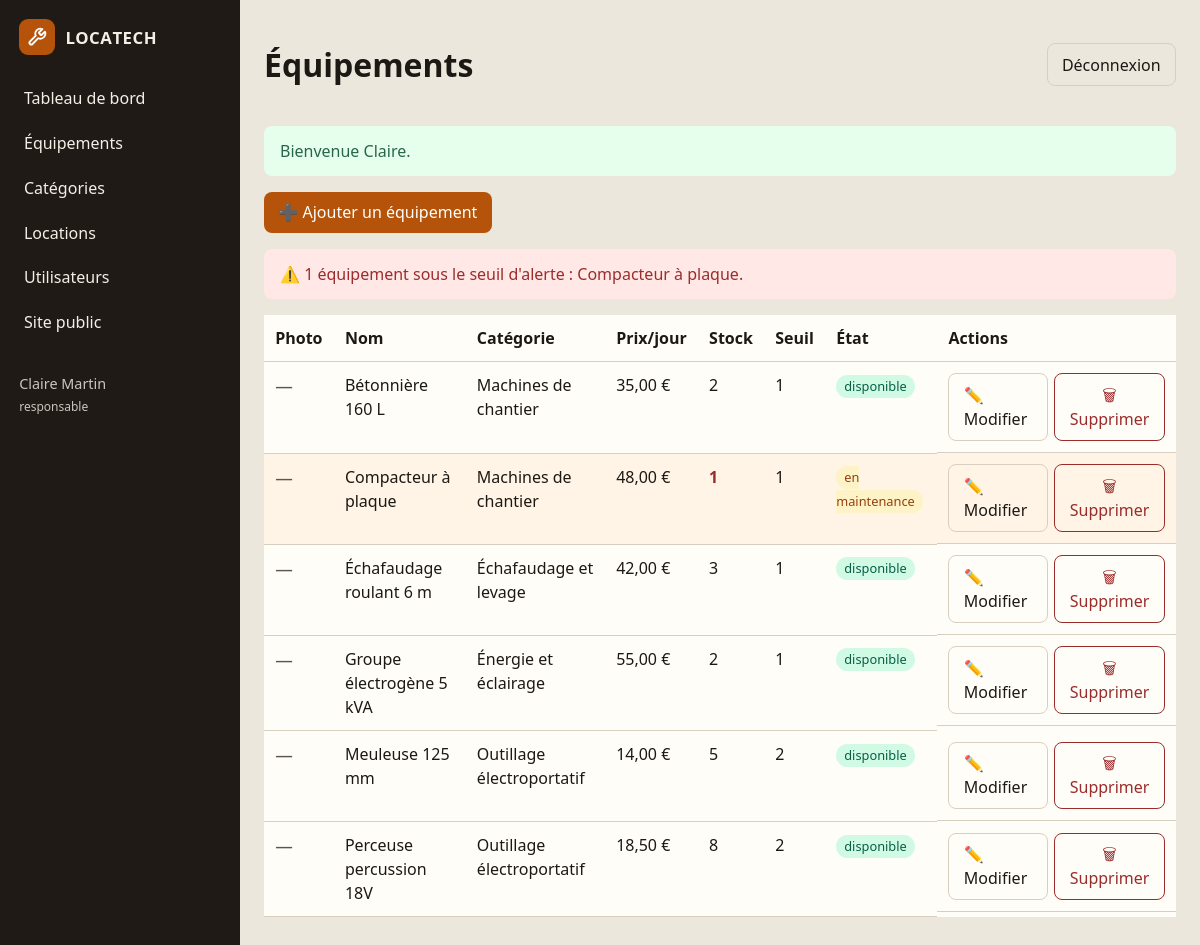
The page /admin/equipements (signed in) on the database its author committed.
### tables this page shows
CREATE TABLE equipement (
    id INT UNSIGNED AUTO_INCREMENT PRIMARY KEY,
    nom VARCHAR(150) NOT NULL,
    description TEXT NULL,
    prix_jour DECIMAL(10,2) NOT NULL,
    quantite_stock INT NOT NULL DEFAULT 0,
    seuil_alerte INT NOT NULL DEFAULT 1,
    etat ENUM('disponible', 'en location', 'en maintenance', 'endommagé') NOT NULL DEFAULT 'disponible',
    categorie_id INT UNSIGNED NOT NULL,
    photo VARCHAR(255) NULL DEFAULT NULL,
    CONSTRAINT fk_equipement_categorie
        FOREIGN KEY (categorie_id) REFERENCES categorie(id)
        ON UPDATE CASCADE
        ON DELETE RESTRICT
);

CREATE TABLE categorie (
    id INT UNSIGNED AUTO_INCREMENT PRIMARY KEY,
    nom VARCHAR(100) NOT NULL,
    description TEXT NULL
);

### config/helpers.php (called while the page is built, shortened)
<?php
function url(string $path = ''): string
{
    $path = ltrim($path, '/');
    return BASE_URL . '/' . $path;
}
function view(string $path, array $data = []): void
{
    extract($data, EXTR_SKIP);
    $file = APP_ROOT . DIRECTORY_SEPARATOR . 'views' . DIRECTORY_SEPARATOR . str_replace('/', DIRECTORY_SEPARATOR, $path) . '.php';
    require $file;
}
function e(?string $value): string
{
    return htmlspecialchars((string) $value, ENT_QUOTES, 'UTF-8');
}

### controllers/EquipementController.php (called while the page is built, shortened)
<?php
class EquipementController
{
    private Equipement $equipement;
    public function __construct()
    {
        $this->equipement = new Equipement();
    }
    public function adminIndex(): void
    {
        view('back/equipements', [
            'equipements' => $this->equipement->findAll(),
            'alertes'     => $this->equipement->findLowStock(),
        ]);
    }
}

### models/Equipement.php (called while the page is built, shortened)
<?php
class Equipement
{
    private PDO $db;
    public function __construct(?PDO $pdo = null)
    {
        $this->db = $pdo ?? Database::getConnection();
    }
    public function findAll(?int $categorieId = null, ?string $etat = null): array
    {
        $sql = 'SELECT e.*, c.nom AS categorie_nom
                FROM equipement e
                INNER JOIN categorie c ON c.id = e.categorie_id
                WHERE 1 = 1';
        $params = [];
        $sql .= ' ORDER BY e.nom';
        $stmt = $this->db->prepare($sql);
        $stmt->execute($params);
        return $stmt->fetchAll();
    }
    public function findLowStock(): array
    {
        $stmt = $this->db->query(
            'SELECT e.*, c.nom AS categorie_nom
             FROM equipement e
             INNER JOIN categorie c ON c.id = e.categorie_id
             WHERE e.quantite_stock <= e.seuil_alerte
             ORDER BY e.quantite_stock ASC, e.nom'
        );
        return $stmt->fetchAll();
    }
}

### config/Database.php (called while the page is built, shortened)
<?php
class Database
{
    private static ?PDO $instance = null;
    public static function getConnection(): PDO
    {
        if (self::$instance === null) {
            $dsn = sprintf(
                'mysql:host=%s;port=%s;dbname=%s;charset=%s',
                DB_HOST,
                DB_PORT,
                DB_NAME,
                DB_CHARSET
            );
            $options = [
                PDO::ATTR_ERRMODE => PDO::ERRMODE_EXCEPTION,
                PDO::ATTR_DEFAULT_FETCH_MODE => PDO::FETCH_ASSOC,
                PDO::ATTR_EMULATE_PREPARES => false,
                PDO::MYSQL_ATTR_INIT_COMMAND => 'SET NAMES utf8mb4 COLLATE utf8mb4_unicode_ci',
            ];
            try {
                self::$instance = new PDO($dsn, DB_USER, DB_PASS, $options);
            } catch (PDOException $e) {
                error_log('Database connection error: ' . $e->getMessage());
                throw new RuntimeException(
                    'Impossible de se connecter à la base de données. Vérifiez la configuration MySQL (location_db).'
                );
            }
        }
        return self::$instance;
    }
}

### views/back/equipements.php (the view, shortened to what this page needs)
<?php
require APP_ROOT . '/views/layout/admin_header.php';
?>
<div class="toolbar">
    <a class="btn btn-primary" href="<?= e(url('admin/equipement/add')) ?>">➕ Ajouter un équipement</a>
</div>
<?php if ($alertes): ?>
    <div class="alert alert-error">
        ⚠️ <?= count($alertes) ?> équipement<?= count($alertes) > 1 ? 's' : '' ?> sous le seuil d'alerte :
        <?= implode(', ', array_map(fn($a) => e($a['nom']), $alertes)) ?>.
    </div>
<?php endif; ?>
<div class="table-wrap">
    <table>
        <thead>
            <tr>
                <th style="width:64px">Photo</th>
                <th>Nom</th>
                <th>Catégorie</th>
                <th>Prix/jour</th>
                <th>Stock</th>
                <th>Seuil</th>
                <th>État</th>
                <th>Actions</th>
            </tr>
        </thead>
        <tbody>
        <?php foreach ($equipements as $item): ?>
            <?php $lowStock = (int) $item['quantite_stock'] <= (int) $item['seuil_alerte']; ?>
            <tr class="<?= $lowStock ? 'row-alert' : '' ?>">
                <td>
                    <?php if (!empty($item['photo'])): ?>
                        <img src="<?= e(url($item['photo'])) ?>"
                             alt="<?= e($item['nom']) ?>"
                             class="admin-thumb"
                             loading="lazy">
                    <?php else: ?>
                        <span class="no-photo" title="Pas de photo">—</span>
                    <?php endif; ?>
                </td>
                <td><?= e($item['nom']) ?></td>
                <td><?= e($item['categorie_nom']) ?></td>
                <td><?= number_format((float) $item['prix_jour'], 2, ',', ' ') ?> €</td>
                <td class="<?= $lowStock ? 'text-warn' : '' ?>"><?= (int) $item['quantite_stock'] ?></td>
                <td><?= (int) $item['seuil_alerte'] ?></td>
                <td>
                    <span class="badge etat-<?= e(str_replace(' ', '-', $item['etat'])) ?>">
                        <?= e($item['etat']) ?>
                    </span>
                </td>
                <td class="actions">
                    <a class="btn btn-ghost"
                       href="<?= e(url('admin/equipement/edit/' . (int) $item['id'])) ?>">
                        ✏️ Modifier
                    </a>
                    <form method="post"
                          action="<?= e(url('admin/equipement/delete')) ?>"
                          onsubmit="return confirm('Supprimer « <?= e(addslashes($item['nom'])) ?> » ? Cette action est irréversible.');">
                        <button class="btn btn-ghost btn-danger" type="submit">🗑 Supprimer</button>
                    </form>
                </td>
            </tr>
        <?php endforeach; ?>
        </tbody>
    </table>
</div>
<?php require APP_ROOT . '/views/layout/admin_footer.php'; ?>

### public/css/style.css (style rules this page uses)
:root { --bg: #f4efe6; --ink: #1c1914; --muted: #5c564c; --paper: #fffdf8; --line: #d9cfc0; --accent: #b45309; --accent-dark: #8a3d07; --ok: #276749; --bad: #9b2c2c; --sidebar: #1f1a16; --radius: 10px; font-family: "Segoe UI", system-ui, sans-serif; }
* { box-sizing: border-box; }
body { margin: 0; background: var(--bg); color: var(--ink); line-height: 1.5; }
a { color: var(--accent-dark); text-decoration: none; }
.btn { display: inline-block; border: 0; border-radius: 8px; padding: 0.55rem 0.9rem; cursor: pointer; font: inherit; text-decoration: none; }
.btn-primary { background: var(--accent); color: white; }
.btn-ghost { background: transparent; color: inherit; border: 1px solid var(--line); }
.alert { padding: 0.8rem 1rem; border-radius: 8px; margin: 1rem 0; }
.alert-error { background: #ffe8e6; color: var(--bad); }
.table-wrap { overflow-x: auto; }
table { width: 100%; border-collapse: collapse; background: var(--paper); }
th, td { text-align: left; padding: 0.7rem; border-bottom: 1px solid var(--line); vertical-align: top; }
.actions, .inline-form { display: flex; gap: 0.4rem; align-items: center; }
.row-alert { background: #fff4e5; }
.badge { padding: 0.15rem 0.5rem; border-radius: 999px; background: #eee; font-size: 0.8rem; }
.back-office { background: #ece7dc; }
.toolbar { margin: 0.5rem 0 1rem; }

### views/back/equipements.php (style rules this page uses)
.no-photo { color: var(--muted); font-size: 1.1rem; }
.text-warn { color: var(--bad); font-weight: 700; }
.btn-danger { color: var(--bad); border-color: var(--bad); }
.etat-disponible { background: #d1fae5; color: #065f46; }
.etat-en-maintenance { background: #fef3c7; color: #92400e; }

### rows shown on the page
equipement: nom "Compacteur à plaque", categorie.nom "Machines de chantier", prix_jour "48,00", quantite_stock "1", seuil_alerte "1", etat "en maintenance"
equipement: nom "Bétonnière 160 L", categorie.nom "Machines de chantier", prix_jour "35,00", quantite_stock "2", seuil_alerte "1", etat "disponible"
equipement: nom "Échafaudage roulant 6 m", categorie.nom "Échafaudage et levage", prix_jour "42,00", quantite_stock "3", seuil_alerte "1", etat "disponible"
equipement: nom "Groupe électrogène 5 kVA", categorie.nom "Énergie et éclairage", prix_jour "55,00", quantite_stock "2", seuil_alerte "1", etat "disponible"
equipement: nom "Meuleuse 125 mm", categorie.nom "Outillage électroportatif", prix_jour "14,00", quantite_stock "5", seuil_alerte "2", etat "disponible"
equipement: nom "Perceuse percussion 18V", categorie.nom "Outillage électroportatif", prix_jour "18,50", quantite_stock "8", seuil_alerte "2", etat "disponible"

### other values the page prints
$user['prenom'] . ' ' . $user['nom'] "Claire Martin"
$user['role'] "responsable"
$title "Équipements"
$success "Bienvenue Claire."
count($alertes) "1"
